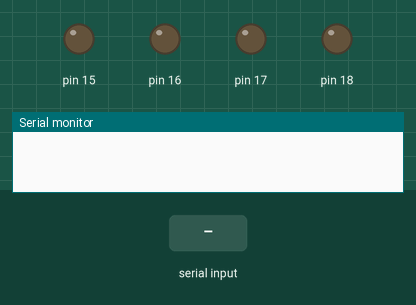
Recording of a sketch running on a simulated Arduino Uno, built with avr-gcc and run on an emulated ATmega328P. Shown: output pins drawn as LEDs (lit = HIGH), the last lines printed to the serial monitor. The inputs (shaded band) are chosen by the test bench.

Above: at 1.2 s.
1.3 s: "f" received over Serial
At 2.5 s:
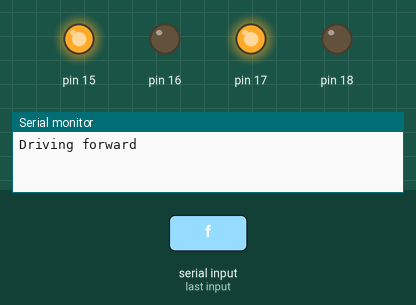
2.8 s: "b" received over Serial
At 3.6 s:
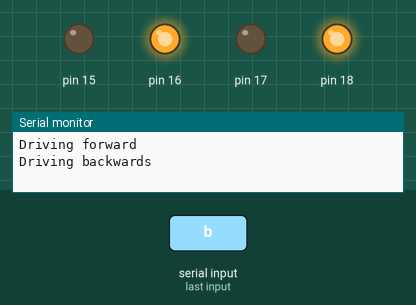
4.3 s: "l" received over Serial
At 4.7 s:
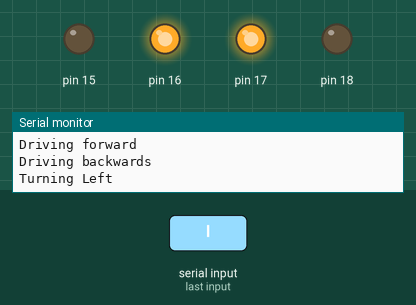
5.8 s: "r" received over Serial
At 7.1 s:
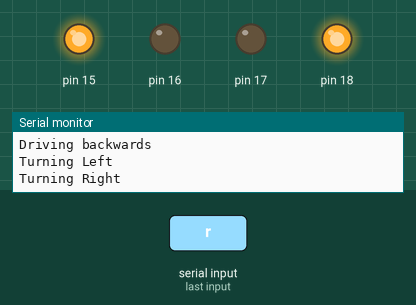
Timing chart, 0 to 8.3 s (numbered marks = the images above; inputs shaded):
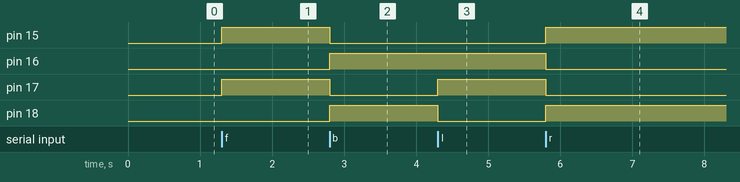

Measured:
- after the input at 1.3 s, pin 15, pin 17: LOW → HIGH at once
- after the input at 2.8 s, pin 15, pin 17: HIGH → LOW at once; pin 16, pin 18: LOW → HIGH at once
- after the input at 4.3 s, pin 17: LOW → HIGH at once; pin 18: HIGH → LOW at once
- after the input at 5.8 s, pin 15, pin 18: LOW → HIGH at once; pin 16, pin 17: HIGH → LOW at once

The sketch:

BluetoothConnectArduino.ino
```cpp
void setup()
{
  Serial.begin(9600);
  //Pin A1,A2,A3,A4 as output
  DDRC |= (1 << PORTC1) | (1 << PORTC2) | (1 << PORTC3) | (1 << PORTC4);
}

void loop()
{
  if (Serial.available())
  {
    //ASCII f=102 / b=98 / l=108 / r=114 / s=115
    int value = Serial.read();
    //Serial.println(value);
    switch(value){
      case 102:
        DriveForward();
        break;
      case 98:
        DriveBackwards();
        break;
      case 108:
        TurnLeft();
        break;
      case 114:
        TurnRight();
        break;
      case 115:
        PORTC &= 0x00;
        Serial.println("Stop Moving");
        break;
    }

    //String text = Serial.readString();
    //Serial.println(text);
  }
}

void TurnRight() {
  Serial.println("Turning Right");
  PORTC &= 0x00;
  PORTC |= (1 << PORTC1) | (1 << PORTC4);
}
void TurnLeft() {
  Serial.println("Turning Left");
  PORTC &= 0x00;
  PORTC |= (1 << PORTC2) | (1 << PORTC3);

}
void DriveForward() {
  Serial.println("Driving forward");
  PORTC &= 0x00;
  PORTC |= (1 << PORTC1) | (1 << PORTC3);
}
void DriveBackwards() {
  Serial.println("Driving backwards");
  PORTC &= 0x00;
  PORTC |= (1 << PORTC2) | (1 << PORTC4);
}
```
